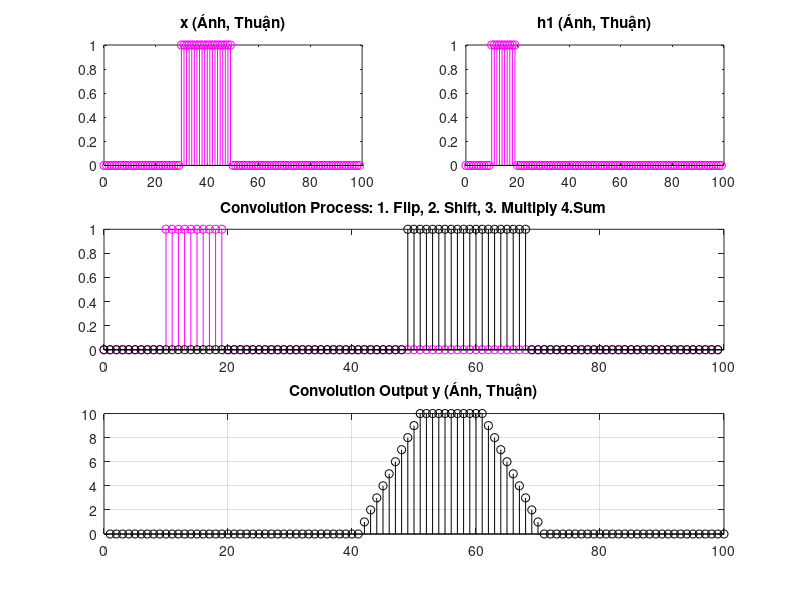
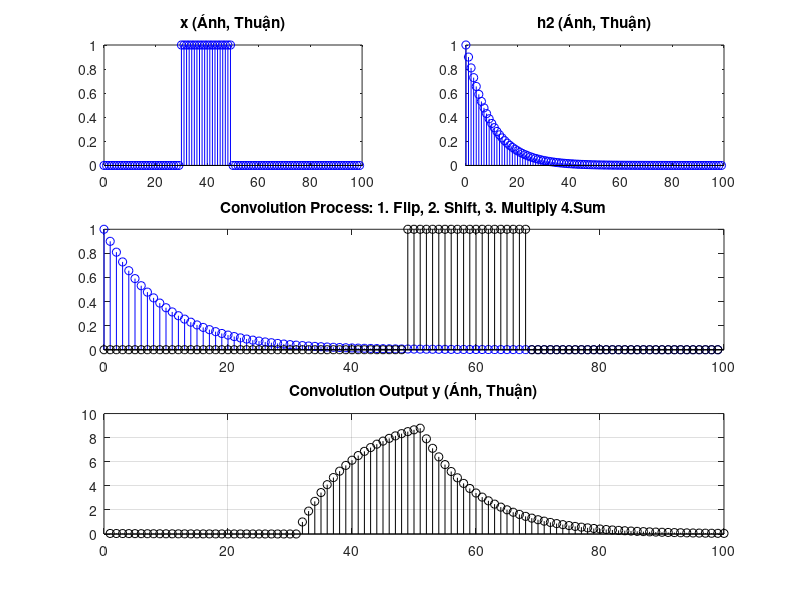
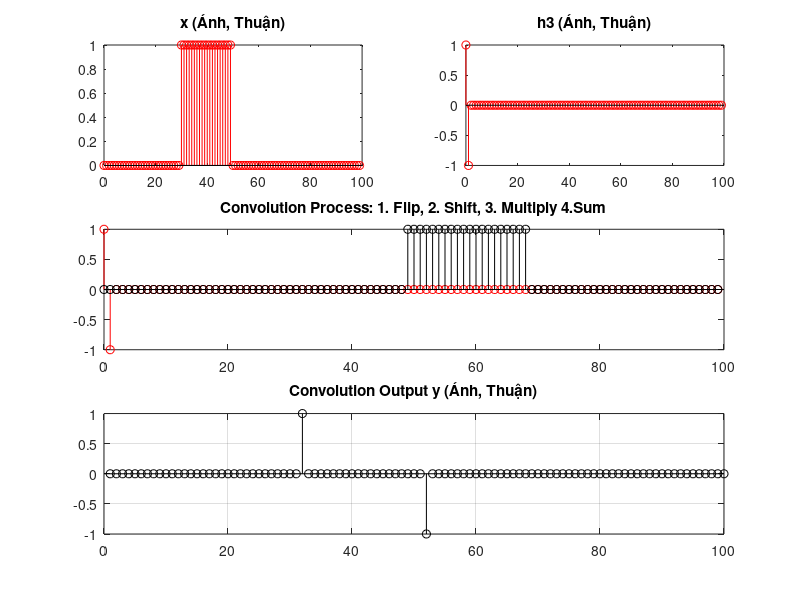

The MATLAB source for these figures, in order:
%% Date: 17/4/2024
%Laboratory 3:  Linear Convolution
% 4.1. Matlab function "conv" (Advance)(25%)
%% Input 
n = 0:1:99;
x = [zeros(1,30) ones(1,70)] - [zeros(1,50) ones(1,50)];    % x(n) = u(n-30) – u(n-50)
h1 = [zeros(1,10) ones(1,90)] - [zeros(1,20) ones(1,80)];   % h1(n) = u(n-10) – u(n-20)
h2 = (0.9.^n).*ones(1,100);                                 % h2(n) = (0.9)^n*u(n)
h3 =  [1 -1 zeros(1,98)];                                   % h3(n) = δ(n) – δ(n-1) 

%% Calculate convolution
y1 = conv(x,h1);
y2 = conv(x,h2);
y3 = conv(x,h3);

%% Convolution live
H = {h1, h2, h3};
Y = {y1, y2, y3};
colors = {'m', 'b', 'r'};

for i = 1:length(H)
    h = H{i};
    y = Y{i};
    color = colors{i};

    % Plot
    figure()
    subplot(3,2,1)
    stem(n,x,color)
    title('x (Ánh, Thuận)')
    subplot(3,2,2)
    stem(n,h,color)
    title(['h' num2str(i) ' (Ánh, Thuận)'])
    
    Y_live = zeros(1,length(n)); 
    for k = 1:length(Y_live)  
        % Convolution steps
        f = fliplr(x);           % Flip 
        Xm = circshift(f,[0,k-1]); % Shift
        m = Xm(1:length(h)).*h;               % Multiply 
        Y_live(k) = sum(m);  % Sum
        
        % Live Convolution Process
        subplot(3,2,[3 4])
        stem(n(1:100),h(1:100),color)
        hold on
        stem(n(1:100),Xm,'k')
        hold off
        title('Convolution Process: 1. Flip, 2. Shift, 3. Multiply 4.Sum')
        % Result of convolution live
        subplot(3,2,[5 6]); 
        stem(Y_live(1:100),'k')
        grid on
        title('Convolution Output y (Ánh, Thuận)');
        pause(0.01);
    end
end